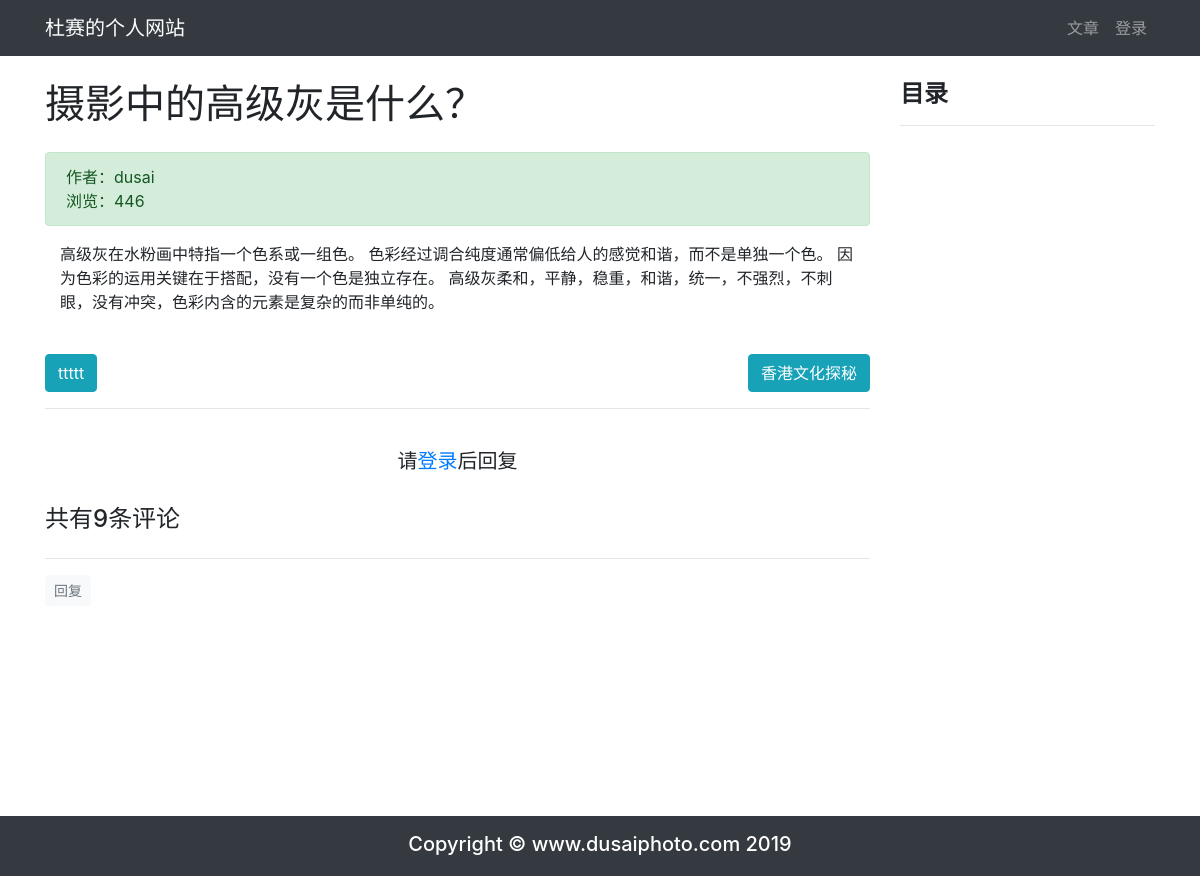
The page /article/article-detail/32/ on the database its author committed.
### article/models.py (models this page shows, shortened)
class ArticlePost(models.Model):
    author = models.ForeignKey(User, on_delete=models.CASCADE)
    avatar = models.ImageField(upload_to='article/%Y%m%d/', blank=True)
    column = models.ForeignKey(
        ArticleColumn,
        null=True,
        blank=True,
        on_delete=models.CASCADE,
        related_name='article'
    )
    tags = TaggableManager(blank=True)
    title = models.CharField(max_length=100)
    body = models.TextField()
    total_views = models.PositiveIntegerField(default=0)
    created = models.DateTimeField(default=timezone.now)
    updated = models.DateTimeField(auto_now=True)
    class Meta:
        ordering = ('-created',)
    def get_absolute_url(self):
        return reverse('article:article_detail', args=[self.id])
    def save(self, *args, **kwargs):
        article = super(ArticlePost, self).save(*args, **kwargs)
        return article

### article/views.py (the view)
# urls.py: path('article-detail/<int:id>/', views.article_detail, name='article_detail'),
def article_detail(request, id):
    article = get_object_or_404(ArticlePost, id=id)
    comments = Comment.objects.filter(article=id)
    article.total_views += 1
    article.save(update_fields=['total_views'])
    pre_article = ArticlePost.objects.filter(id__lt=article.id).order_by('-id')
    next_article = ArticlePost.objects.filter(id__gt=article.id).order_by('id')
    if pre_article.count() > 0:
        pre_article = pre_article[0]
    else:
        pre_article = None
    if next_article.count() > 0:
        next_article = next_article[0]
    else:
        next_article = None
    md = markdown.Markdown(
        extensions=[
        'markdown.extensions.extra',
        'markdown.extensions.codehilite',
        'markdown.extensions.toc',
        ]
    )
    article.body = md.convert(article.body)
    comment_form = CommentForm()
    context = {
        'article': article,
        'toc': md.toc,
        'comments': comments,
        'pre_article': pre_article,
        'next_article': next_article,
        'comment_form': comment_form,
    }
    return render(request, 'article/detail.html', context)

### templates/article/detail.html (shortened to what this page needs)
{% extends "base.html" %}
{% load staticfiles %}
{% block content %}
<link rel="stylesheet" href="{% static 'prism/prism.css' %}">
<div class="container">
    <div class="row">
        <div class="col-9">
            <h1 class="mt-4 mb-4">{{ article.title }}</h1>
            <div class="alert alert-success">
                <div>
                    作者：{{ article.author }}
                </div>
                <div>
                    浏览：{{ article.total_views }}
                </div>
            </div>
            <div class="col-12">
                <p>{{ article.body|safe }}</p>
            </div>
            <br>
            <div class="row justify-content-end">
                {% if next_article %}
                <div class="col-auto mr-auto">
                    <a  href="{{ next_article.get_absolute_url }}"
                        class="btn btn-info"
                        >
                        {{ next_article.title }}
                    </a>
                </div>
                {% endif %}
            {% if pre_article %}
                <div class="col-auto">
                    <a  href="{{ pre_article.get_absolute_url }}"
                    class="btn btn-info"
                    >
                        {{ pre_article.title }}
                    </a>
                </div>
            {% endif %}
            </div>
            <hr>
            {% if user.is_authenticated %}
                <div>
                    <form
                        action="{% url 'comment:post_comment' article.id %}"
                        method="POST"
                    >
                    {% csrf_token %}
                        <div class="form-group">
                            <label for="body">
                                <strong>
                                    我也要发言：
                                </strong>
                            </label>
                            <div>
                                {{ comment_form.media }}
                                {{ comment_form.body }}
                            </div>
                        </div>
                        <button type="submit" class="btn btn-primary ">发送</button>
                    </form>
                </div>
                <br>
            {% else %}
                <br>
                <h5 class="row justify-content-center">
                    请<a href="{% url 'userprofile:login' %}">登录</a>后回复
                </h5>
                <br>
            {% endif %}
            {% load mptt_tags %}
            <h4>共有{{ comments.count }}条评论</h4>
            <div class="row">
                {% recursetree comments %}
                    {% with comment=node %}
                        <div class="{% if comment.reply_to %}
                                    offset-1 col-11
                                    {% else %}
                                    col-12
                                    {% endif %}"
                            id="comment_elem_{{ comment.id }}"
                        >
                            <hr>
                            <div>
                                {% if user.is_authenticated %}
                                    <button type="button"
                                            class="btn btn-light btn-sm text-muted"
                                            onclick="load_modal({{ article.id }}, {{ comment.id }})"
                                    >
                                        回复
                                    </button>
                                {% else %}
                                    <a class="btn btn-light btn-sm text-muted"
                                        href="{% url 'userprofile:login' %}"
                                    >
                                        回复
                                    </a>
                                {% endif %}
                            </div>
                        </div>
                    {% endwith %}
                {% endrecursetree %}
            </div>
        </div>
        <div class="col-3 mt-4" id="sidebar" class="sidebar">
            <div class="sidebar__inner">
                <h4><strong>目录</strong></h4>
                <hr>
            </div>
        </div>
    </div>
</div>
{% endblock content %}

### templates/base.html (shortened to what this page needs)
{% load staticfiles %}
<!DOCTYPE html>
<html lang="zh-cn">
<head>
    <link rel="stylesheet" href="{% static 'bootstrap/css/bootstrap.min.css' %}">
    <link rel="stylesheet" href="{% static 'md_css/monokai.css' %}">
    <link rel="stylesheet"
      href="https://use.fontawesome.com/releases/v5.8.1/css/all.css"
    >
</head>
<body>
    {% include 'header.html' %}
    <div id="wrapper">
        {% block content %}{% endblock content %}
        <div id="push"></div>
    </div>
    {% include 'footer.html' %}
</body>
</html>

### templates/header.html (shortened to what this page needs)
{% load notifications_tags %}
{% notifications_unread as unread_count %}
<nav class="navbar navbar-expand-lg navbar-dark bg-dark">
    <div class="container">
        <a class="navbar-brand" href="#">杜赛的个人网站</a>
        <div>
            <ul class="navbar-nav">
                <li class="nav-item">
                    <a class="nav-link" href="{% url 'article:article_list' %}">文章</a>
                </li>
                {% if user.is_authenticated %}
                    <li class="nav-item dropdown">
                        <a class="nav-link dropdown-toggle" href="#" id="navbarDropdown" role="button" data-toggle="dropdown" aria-haspopup="true" aria-expanded="false">
                            {% if unread_count %}
                                <svg viewBox="0 0 8 8"
                                     width="8px"
                                     height="8px">
                                    <circle cx="4"
                                            cy="4"
                                            r="4"
                                            fill="#ff6b6b"
                                    ></circle>
                                </svg>
                            {% endif %}
                            {{ user.username }}
                        </a>
                        <div class="dropdown-menu" aria-labelledby="navbarDropdown">
                            <a class="dropdown-item" href="{% url "notice:list" %}">通知
                                {% if unread_count %}
                                    <span class="badge badge-danger">{{ unread_count }}</span>
                                {% endif %}
                            </a>
                            <a class="dropdown-item" href="{% url 'article:article_create' %}">写文章</a>
                            <a class="dropdown-item" href='{% url "userprofile:edit" user.id %}'>个人信息</a>
                            <a class="dropdown-item" href="#" onclick="user_delete()">删除用户</a>
                            <a class="dropdown-item" href='{% url "userprofile:logout" %}'>退出登录</a>
                        </div>
                    </li>
                {% else %}
                    <li class="nav-item">
                        <a class="nav-link" href="{% url 'account_login' %}">登录</a>
                    </li>
                {% endif %}
            </ul>
        </div>
    </div>
</nav>

### templates/footer.html
{% load staticfiles %}
<footer class="py-3 bg-dark" id="footer">
    <div class="container">
        <h5 class="m-0 text-center text-white">Copyright &copy; www.dusaiphoto.com 2019</h5>
    </div>
</footer>

### templates/article/detail.html (style rules this page uses)
.sidebar__inner { transform: translate(0, 0); transform: translate3d(0, 0, 0); will-change: position, transform; }

### templates/base.html (style rules this page uses)
html, body { height: 100%; margin: 0; }
#wrapper { min-height: 100%; margin-bottom: -40px; }
#footer, #push { height: 60px; }

### rows shown on the page
ArticlePost: title "摄影中的高级灰是什么？", author "dusai", total_views "446", body "高级灰在水粉画中特指一个色系或一组色。 色彩经过调合纯度通常偏低给人的感觉和谐，而不是单独一个色。 因为色彩的运用关键在于搭配，没有一个色是独立存在。 高级灰柔和，平静，稳重，和谐，统一，不强烈，不刺眼，没有冲突，色彩内含的元素是复杂的而非单纯的。"
ArticlePost: title "ttttt"
ArticlePost: title "香港文化探秘"

### other values the page prints
{{ comments.count }} "9"
